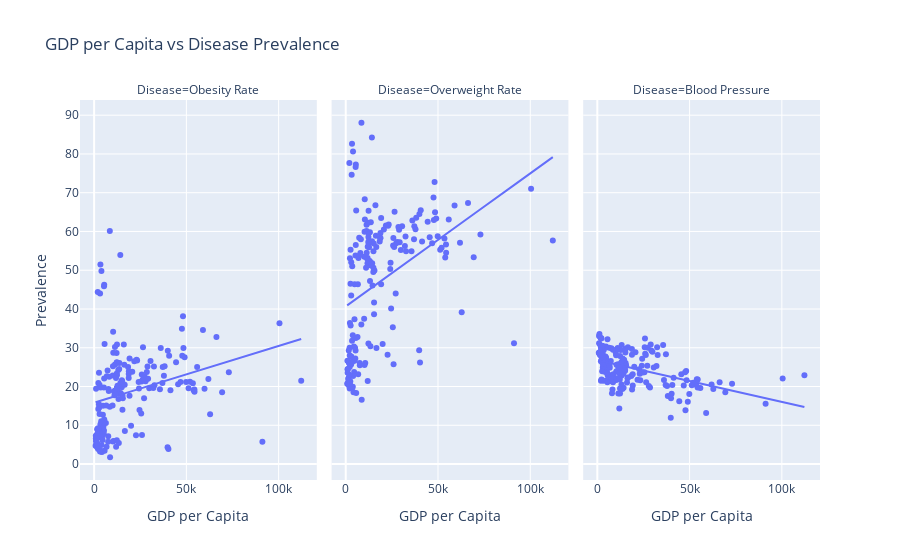
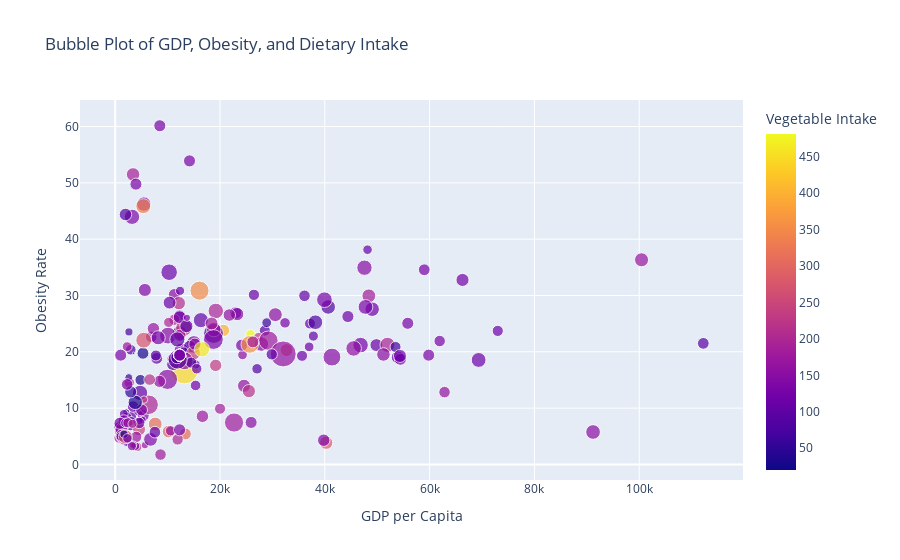

Write notebook code for charts like these, in order.
### Markdown cell above
#### Economic Prosperity and the Prevalence of Lifestyle-Related Diseases
However, higher GDP per capita also correlates with increased rates of obesity and overweight. This can be attributed to lifestyle changes that come with economic development, such as higher consumption of processed foods and reduced physical activity. The pair plot and bubble plot reveal that even in economically prosperous countries, high obesity rates persist, highlighting the complex relationship between wealth and health.

### Code cell
#Click to see code
# Select the relevant columns for diseases
disease_columns = {
    'obesity_mean_2011_2016': 'Obesity Rate',
    'overweight_mean_2011_2016': 'Overweight Rate',
    'blood_pressure_mean_2011_2015': 'Blood Pressure'
}

# Melt the dataframe for faceted plotting
melted_data = data.melt(id_vars=['gdp_per_capita_mean_2011_2021'], 
                        value_vars=disease_columns.keys(), 
                        var_name='Disease', 
                        value_name='Prevalence')

# Map the variable names to their labels
melted_data['Disease'] = melted_data['Disease'].map(disease_columns)

# Create faceted scatter plots
fig = px.scatter(melted_data, x='gdp_per_capita_mean_2011_2021', y='Prevalence', 
                 facet_col='Disease', trendline='ols',
                 labels={'gdp_per_capita_mean_2011_2021': 'GDP per Capita', 'Prevalence': 'Prevalence'},
                 title='GDP per Capita vs Disease Prevalence')

fig.show()

#bubbleplot
data = data.copy()
data['fruit_dietary_intake'] = data['fruit_dietary_intake'].fillna(data['fruit_dietary_intake'].median())
data['vegetables_dietary_intake'] = data['vegetables_dietary_intake'].fillna(data['vegetables_dietary_intake'].median())
data['gdp_per_capita_mean_2011_2021'] = data['gdp_per_capita_mean_2011_2021'].fillna(data['gdp_per_capita_mean_2011_2021'].median())
data['obesity_mean_2011_2016'] = data['obesity_mean_2011_2016'].fillna(data['obesity_mean_2011_2016'].median())

# Create a bubble plot
fig = px.scatter(data, x='gdp_per_capita_mean_2011_2021', y='obesity_mean_2011_2016',
                 size='fruit_dietary_intake', color='vegetables_dietary_intake',
                 labels={'gdp_per_capita_mean_2011_2021': 'GDP per Capita',
                         'obesity_mean_2011_2016': 'Obesity Rate',
                         'fruit_dietary_intake': 'Fruit Intake',
                         'vegetables_dietary_intake': 'Vegetable Intake'},
                 title='Bubble Plot of GDP, Obesity, and Dietary Intake')
fig.show()

### Figure 1 — Plotly figure (JSON) as saved in the notebook; plotly's stock layout.template omitted (floating-point values rounded to 4 significant figures; data arrays with more than 128 entries replaced by an {"elided": "..."} marker saying what was removed)
{"data": [{"hovertemplate": "Disease=Obesity Rate<br>GDP per Capita=%{x}<br>Prevalence=%{y}<extra></extra>", "legendgroup": "", "marker": {"color": "#636efa", "symbol": "circle"}, "mode": "markers", "name": "", "orientation": "v", "showlegend": false, "type": "scatter", "x": {"elided": "203 float values"}, "xaxis": "x", "y": {"elided": "203 float values"}, "yaxis": "y"}, {"hovertemplate": "<b>OLS trendline</b><br>Prevalence = 0.000146649 * gdp_per_capita_mean_2011_2021 + 15.8068<br>R<sup>2</sup>=0.075317<br><br>Disease=Obesity Rate<br>GDP per Capita=%{x}<br>Prevalence=%{y} <b>(trend)</b><extra></extra>", "legendgroup": "", "marker": {"color": "#636efa", "symbol": "circle"}, "mode": "lines", "name": "", "showlegend": false, "type": "scatter", "x": {"elided": "203 float values"}, "xaxis": "x", "y": {"elided": "203 float values"}, "yaxis": "y"}, {"hovertemplate": "Disease=Overweight Rate<br>GDP per Capita=%{x}<br>Prevalence=%{y}<extra></extra>", "legendgroup": "", "marker": {"color": "#636efa", "symbol": "circle"}, "mode": "markers", "name": "", "orientation": "v", "showlegend": false, "type": "scatter", "x": {"elided": "203 float values"}, "xaxis": "x2", "y": {"elided": "203 float values"}, "yaxis": "y2"}, {"hovertemplate": "<b>OLS trendline</b><br>Prevalence = 0.000343323 * gdp_per_capita_mean_2011_2021 + 40.6635<br>R<sup>2</sup>=0.161554<br><br>Disease=Overweight Rate<br>GDP per Capita=%{x}<br>Prevalence=%{y} <b>(trend)</b><extra></extra>", "legendgroup": "", "marker": {"color": "#636efa", "symbol": "circle"}, "mode": "lines", "name": "", "showlegend": false, "type": "scatter", "x": {"elided": "190 float values"}, "xaxis": "x2", "y": {"elided": "190 float values"}, "yaxis": "y2"}, {"hovertemplate": "Disease=Blood Pressure<br>GDP per Capita=%{x}<br>Prevalence=%{y}<extra></extra>", "legendgroup": "", "marker": {"color": "#636efa", "symbol": "circle"}, "mode": "markers", "name": "", "orientation": "v", "showlegend": false, "type": "scatter", "x": {"elided": "203 float values"}, "xaxis": "x3", "y": {"elided": "203 float values"}, "yaxis": "y3"}, {"hovertemplate": "<b>OLS trendline</b><br>Prevalence = -0.000107568 * gdp_per_capita_mean_2011_2021 + 26.7824<br>R<sup>2</sup>=0.242976<br><br>Disease=Blood Pressure<br>GDP per Capita=%{x}<br>Prevalence=%{y} <b>(trend)</b><extra></extra>", "legendgroup": "", "marker": {"color": "#636efa", "symbol": "circle"}, "mode": "lines", "name": "", "showlegend": false, "type": "scatter", "x": {"elided": "190 float values"}, "xaxis": "x3", "y": {"elided": "190 float values"}, "yaxis": "y3"}], "layout": {"annotations": [{"font": {}, "showarrow": false, "text": "Disease=Obesity Rate", "x": 0.16, "xanchor": "center", "xref": "paper", "y": 1, "yanchor": "bottom", "yref": "paper"}, {"font": {}, "showarrow": false, "text": "Disease=Overweight Rate", "x": 0.5, "xanchor": "center", "xref": "paper", "y": 1, "yanchor": "bottom", "yref": "paper"}, {"font": {}, "showarrow": false, "text": "Disease=Blood Pressure", "x": 0.84, "xanchor": "center", "xref": "paper", "y": 1, "yanchor": "bottom", "yref": "paper"}], "autosize": true, "legend": {"tracegroupgap": 0}, "title": {"text": "GDP per Capita vs Disease Prevalence"}, "xaxis": {"anchor": "y", "autorange": true, "domain": [0, 0.32], "range": [-7122.0, 120100.0], "title": {"text": "GDP per Capita"}, "type": "linear"}, "xaxis2": {"anchor": "y2", "autorange": true, "domain": [0.34, 0.66], "matches": "x", "range": [-7122.0, 120100.0], "title": {"text": "GDP per Capita"}, "type": "linear"}, "xaxis3": {"anchor": "y3", "autorange": true, "domain": [0.68, 1.0], "matches": "x", "range": [-7122.0, 120100.0], "title": {"text": "GDP per Capita"}, "type": "linear"}, "yaxis": {"anchor": "x", "autorange": true, "domain": [0, 1], "range": [-5.372, 95.17], "title": {"text": "Prevalence"}, "type": "linear"}, "yaxis2": {"anchor": "x2", "autorange": true, "domain": [0, 1], "matches": "y", "range": [-5.372, 95.17], "showticklabels": false, "type": "linear"}, "yaxis3": {"anchor": "x3", "autorange": true, "domain": [0, 1], "matches": "y", "range": [-5.372, 95.17], "showticklabels": false, "type": "linear"}}}

### Figure 2 — Plotly figure (JSON) as saved in the notebook; plotly's stock layout.template omitted (floating-point values rounded to 4 significant figures; data arrays with more than 128 entries replaced by an {"elided": "..."} marker saying what was removed)
{"data": [{"hovertemplate": "GDP per Capita=%{x}<br>Obesity Rate=%{y}<br>Fruit Intake=%{marker.size}<br>Vegetable Intake=%{marker.color}<extra></extra>", "legendgroup": "", "marker": {"color": {"elided": "203 float values"}, "coloraxis": "coloraxis", "size": {"elided": "203 float values"}, "sizemode": "area", "sizeref": 1.25, "symbol": "circle"}, "mode": "markers", "name": "", "orientation": "v", "showlegend": false, "type": "scatter", "x": {"elided": "203 float values"}, "xaxis": "x", "y": {"elided": "203 float values"}, "yaxis": "y"}], "layout": {"autosize": true, "coloraxis": {"colorbar": {"title": {"text": "Vegetable Intake"}}, "colorscale": [[0, "#0d0887"], [0.1111, "#46039f"], [0.2222, "#7201a8"], [0.3333, "#9c179e"], [0.4444, "#bd3786"], [0.5556, "#d8576b"], [0.6667, "#ed7953"], [0.7778, "#fb9f3a"], [0.8889, "#fdca26"], [1, "#f0f921"]]}, "legend": {"itemsizing": "constant", "tracegroupgap": 0}, "title": {"text": "Bubble Plot of GDP, Obesity, and Dietary Intake"}, "xaxis": {"anchor": "y", "autorange": true, "domain": [0, 1], "range": [-6356.0, 119400.0], "title": {"text": "GDP per Capita"}, "type": "linear"}, "yaxis": {"anchor": "x", "autorange": true, "domain": [0, 1], "range": [-4.303, 66.32], "title": {"text": "Obesity Rate"}, "type": "linear"}}}
